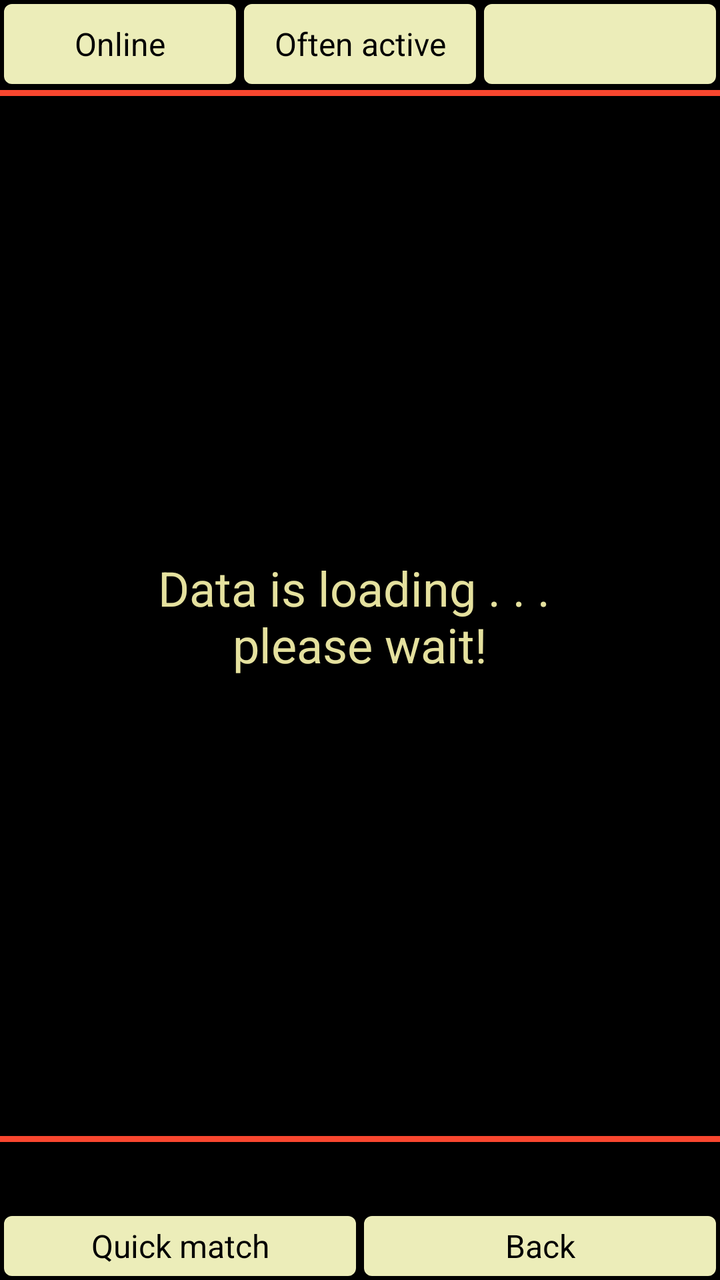
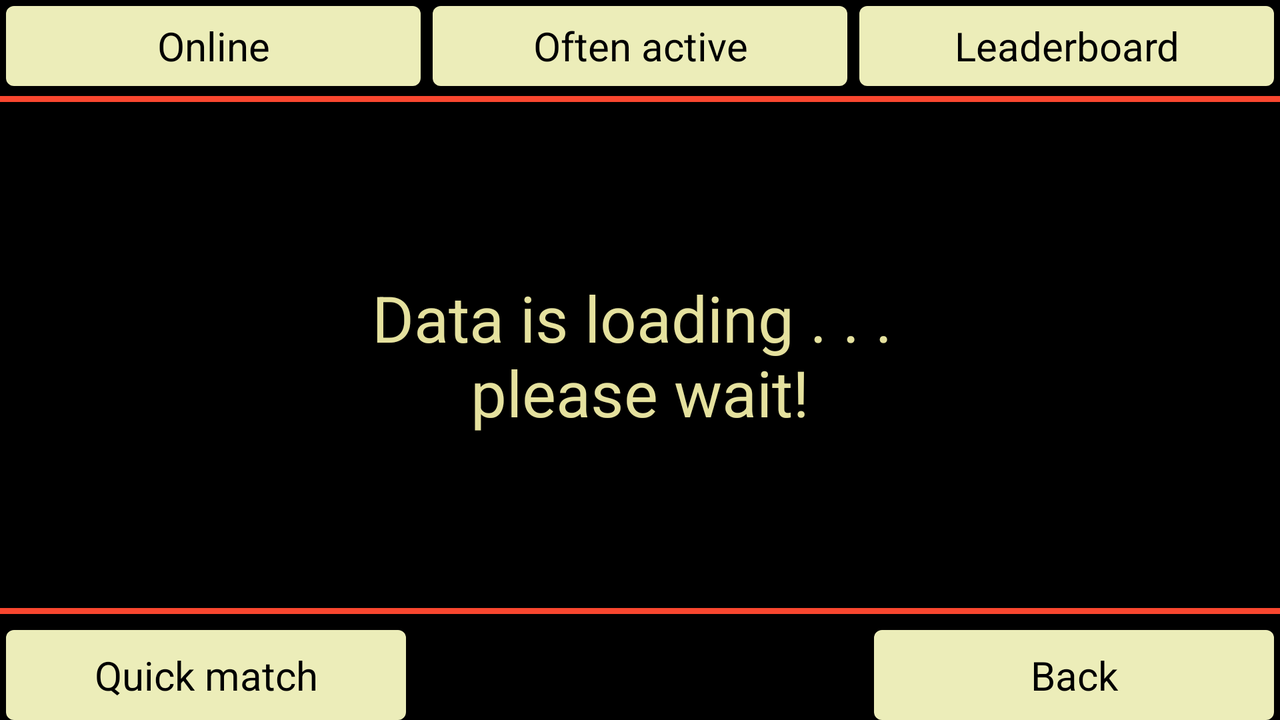

Compare how this app lays out the same screen by default and in its alternative resource folder. The renders come first, then the two layout files and the values they reference.
<!-- AndroidManifest.xml: fallback theme Theme.MaterialComponents.DayNight.NoActionBar -->
<!-- res/layout/dialogplayerquery.xml -->
<RelativeLayout  xmlns:android="http://schemas.android.com/apk/res/android"
    android:layout_width="match_parent"
    android:layout_height="wrap_content"
    android:background="@color/colorBlack">

    <LinearLayout
        android:id="@+id/playerActions"
        android:layout_width="fill_parent"
        android:layout_height="wrap_content"
        android:weightSum="3"
        android:orientation="horizontal" >
        <TextView
            android:id="@+id/playerOnline"
            style="@style/c4aTV4"
            android:layout_width="match_parent"
            android:layout_height="@dimen/tv_height"
            android:layout_weight="1"
            android:background="@drawable/rectangleyellow"
            android:maxLines="1"
            android:textSize="@dimen/text_size_16"
            android:text="@string/online" />
        <TextView
            android:id="@+id/playerOftenActive"
            style="@style/c4aTV4"
            android:layout_width="match_parent"
            android:layout_height="@dimen/tv_height"
            android:layout_weight="1"
            android:background="@drawable/rectangleyellow"
            android:maxLines="1"
            android:textSize="@dimen/text_size_16"
            android:text="@string/oftenActive" />
        <TextView
            android:id="@+id/playerLeaderboard"
            style="@style/c4aTV4"
            android:layout_width="match_parent"
            android:layout_height="@dimen/tv_height"
            android:layout_weight="1"
            android:background="@drawable/rectangleyellow"
            android:maxLines="2"
            android:textSize="@dimen/text_size_16" />
    </LinearLayout>

    <View
        android:id="@+id/sep0"
        android:layout_width="match_parent"
        android:layout_height="3dp"
        android:layout_below="@id/playerActions"
        android:layout_marginTop="@dimen/margin_1"
        android:layout_marginBottom="@dimen/margin_1"
        android:background="@color/colorHoldNewGame"/>

    <LinearLayout
        android:id="@+id/bottomActions"
        android:layout_width="fill_parent"
        android:layout_height="wrap_content"
        android:weightSum="2"
        android:layout_alignParentBottom="true"
        android:orientation="horizontal" >
        <TextView
            android:id="@+id/btnQuickMatch"
            style="@style/c4aTV4"
            android:layout_width="match_parent"
            android:layout_height="@dimen/view_horizontal_margin_30"
            android:background="@drawable/rectangleyellow"
            android:textSize="@dimen/text_size_16"
            android:layout_marginBottom="@dimen/view_vertical_margin"
            android:text="@string/quickMatch" />
        <TextView
            android:id="@+id/btnOk"
            style="@style/c4aTV4"
            android:layout_width="match_parent"
            android:layout_height="@dimen/view_horizontal_margin_30"
            android:background="@drawable/rectangleyellow"
            android:textSize="@dimen/text_size_16"
            android:layout_marginBottom="@dimen/view_vertical_margin"
            android:text="@string/back" />
    </LinearLayout>

    <TextView
        android:id="@+id/lbMes"
        style="@style/c4aTV4"
        android:layout_above="@id/bottomActions"
        android:layout_width="fill_parent"
        android:layout_height="@dimen/view_horizontal_margin_30"
        android:textSize="@dimen/text_size_16"
        android:layout_marginBottom="@dimen/view_vertical_margin"
        android:layout_marginLeft="0dp"
        android:layout_alignParentLeft="true"
        android:layout_alignParentStart="true"
        android:textColor="@color/colorHold"
        android:text="" />

    <View
        android:id="@+id/sep1"
        android:layout_width="match_parent"
        android:layout_height="3dp"
        android:layout_above="@id/lbMes"
        android:layout_marginTop="@dimen/margin_1"
        android:layout_marginBottom="@dimen/margin_1"
        android:background="@color/colorHoldNewGame"/>

    <ListView android:id="@+id/leaderboardListView"
        android:layout_below="@id/sep0"
        android:layout_above="@id/sep1"
        android:layout_marginTop="1dip"
        android:layout_marginBottom="0dip"
        android:layout_marginLeft="0dip"
        android:layout_marginRight="0dip"
        android:background="@color/lv_background"
        android:divider="@color/colorDiceB"
        android:dividerHeight="1sp"
        android:layout_width="fill_parent"
        android:layout_height="wrap_content" />
    <TextView
        android:id="@+id/leaderboardEmpty"
        style="@style/c4aTV4"
        android:text="@string/dataLoading"
        android:layout_below="@id/sep0"
        android:layout_above="@id/sep1"
        android:layout_width="match_parent"
        android:layout_height="match_parent"
        android:textColor="@color/text_yellow"
        android:textSize="@dimen/text_size"
        android:gravity="center" />

</RelativeLayout>
<!-- resources referenced by this layout -->
<resources>
  <color name="colorBlack">#000000</color>
  <color name="colorDiceB">#7ac68a</color>
  <color name="colorHold">#2FF943</color>
  <color name="colorHoldNewGame">#f9472f</color>
  <color name="lv_background">#000000</color>
  <color name="text_yellow">#e5e19e</color>
  <dimen name="margin_1">1dp</dimen>
  <dimen name="text_size">24sp</dimen>
  <dimen name="text_size_16">16sp</dimen>
  <dimen name="tv_height">40dp</dimen>
  <dimen name="view_horizontal_margin_30">30dp</dimen>
  <dimen name="view_vertical_margin">2dp</dimen>
  <!-- drawable rectangleyellow (drawable) -->
  <?xml version="1.0" encoding="utf-8"?>
  <shape xmlns:android="http://schemas.android.com/apk/res/android"
  android:shape="rectangle"
      android:layout_width="wrap_content"
      android:layout_height="wrap_content">
  	<solid android:color="@color/colorTextBackground"
          android:layout_width="wrap_content"
          android:layout_height="wrap_content" />
      <corners 	android:bottomRightRadius="4dp" android:bottomLeftRadius="4dp"
  				android:topLeftRadius="4dp" 	android:topRightRadius="4dp"
          android:layout_width="wrap_content"
          android:layout_height="wrap_content" />
  </shape>
  <string name="back">Back</string>
  <string name="dataLoading">Data is loading . . . \nplease wait!</string>
  <string name="oftenActive">Often active</string>
  <string name="online">Online</string>
  <string name="quickMatch">Quick match</string>
  <style name="c4aTV4" parent="@android:style/Widget.TextView">
          <item name="android:textSize">@dimen/text_size_20</item>
          <item name="android:textColor">#000000</item>
          <item name="android:layout_width">0dp</item>
          <item name="android:layout_height">@dimen/tv_height</item>
          <item name="android:layout_weight">1</item>
          <item name="android:gravity">center</item>
          <item name="android:layout_marginLeft">@dimen/view_horizontal_margin</item>
          <item name="android:layout_marginRight">@dimen/view_horizontal_margin</item>
          <item name="android:layout_marginTop">@dimen/view_horizontal_margin</item>
          <item name="android:layout_marginBottom">@dimen/view_horizontal_margin</item>
          <item name="android:paddingLeft">2dp</item>
          <item name="android:paddingRight">2dp</item>
      </style>
  <color name="colorTextBackground">#ecedb9</color>
  <dimen name="text_size_20">20sp</dimen>
  <dimen name="view_horizontal_margin">2dp</dimen>
</resources>
<!-- res/layout-land/dialogplayerquery.xml (the repository's variant of the layout above) -->
<!-- drawn on the phone turned sideways -->
<RelativeLayout  xmlns:android="http://schemas.android.com/apk/res/android"
    android:layout_width="match_parent"
    android:layout_height="wrap_content"
    android:background="@color/colorBlack">

    <LinearLayout
        android:id="@+id/playerActions"
        android:layout_width="fill_parent"
        android:layout_height="wrap_content"
        android:weightSum="3"
        android:orientation="horizontal" >
        <TextView
            android:id="@+id/playerOnline"
            style="@style/c4aTV4"
            android:layout_width="match_parent"
            android:layout_height="@dimen/tv_height"
            android:layout_weight="1"
            android:background="@drawable/rectangleyellow"
            android:maxLines="1"
            android:textSize="@dimen/text_size_16"
            android:text="@string/online" />
        <TextView
            android:id="@+id/playerOftenActive"
            style="@style/c4aTV4"
            android:layout_width="match_parent"
            android:layout_height="@dimen/tv_height"
            android:layout_weight="1"
            android:background="@drawable/rectangleyellow"
            android:maxLines="1"
            android:textSize="@dimen/text_size_16"
            android:text="@string/oftenActive" />
        <TextView
            android:id="@+id/playerLeaderboard"
            style="@style/c4aTV4"
            android:layout_width="match_parent"
            android:layout_height="@dimen/tv_height"
            android:layout_weight="1"
            android:background="@drawable/rectangleyellow"
            android:maxLines="2"
            android:textSize="@dimen/text_size_16"
            android:text="@string/leaderboard" />
    </LinearLayout>

    <View
        android:id="@+id/sep0"
        android:layout_width="match_parent"
        android:layout_height="3dp"
        android:layout_below="@id/playerActions"
        android:layout_marginTop="@dimen/margin_1"
        android:layout_marginBottom="@dimen/margin_1"
        android:background="@color/colorHoldNewGame"/>

    <TextView
        android:id="@+id/btnQuickMatch"
        style="@style/c4aTV4"
        android:layout_width="@dimen/view_width_150"
        android:layout_height="@dimen/view_horizontal_margin_30"
        android:background="@drawable/rectangleyellow"
        android:textSize="@dimen/text_size_16"
        android:layout_marginBottom="@dimen/view_vertical_margin"
        android:layout_alignParentLeft="true"
        android:layout_alignParentBottom="true"
        android:text="@string/quickMatch" />
    <TextView
        android:id="@+id/btnOk"
        style="@style/c4aTV4"
        android:layout_width="@dimen/view_width_150"
        android:layout_height="@dimen/view_horizontal_margin_30"
        android:background="@drawable/rectangleyellow"
        android:textSize="@dimen/text_size_16"
        android:layout_marginBottom="@dimen/view_vertical_margin"
        android:layout_alignParentRight="true"
        android:layout_alignParentBottom="true"
        android:text="@string/back" />
    <TextView
        android:id="@+id/lbMes"
        style="@style/c4aTV4"
        android:layout_above="@id/btnQuickMatch"
        android:layout_width="fill_parent"
        android:layout_height="@dimen/view_horizontal_margin_30"
        android:textSize="@dimen/text_size_16"
        android:layout_marginBottom="@dimen/view_vertical_margin"
        android:layout_marginLeft="0dp"
        android:layout_toRightOf="@id/btnQuickMatch"
        android:layout_toEndOf="@id/btnQuickMatch"
        android:layout_toLeftOf="@id/btnOk"
        android:layout_toStartOf="@id/btnOk"
        android:layout_alignParentBottom="true"
        android:textColor="@color/colorHold"
        android:text="" />

    <View
        android:id="@+id/sep1"
        android:layout_width="match_parent"
        android:layout_height="3dp"
        android:layout_above="@id/lbMes"
        android:layout_marginTop="@dimen/margin_1"
        android:layout_marginBottom="@dimen/margin_1"
        android:background="@color/colorHoldNewGame"/>

    <ListView android:id="@+id/leaderboardListView"
        android:layout_below="@id/sep0"
        android:layout_above="@id/sep1"
        android:layout_marginTop="1dip"
        android:layout_marginBottom="0dip"
        android:layout_marginLeft="0dip"
        android:layout_marginRight="0dip"
        android:background="@color/lv_background"
        android:divider="@color/colorDiceB"
        android:dividerHeight="1sp"
        android:layout_width="fill_parent"
        android:layout_height="wrap_content" />
    <TextView
        android:id="@+id/leaderboardEmpty"
        style="@style/c4aTV4"
        android:text="@string/dataLoading"
        android:layout_below="@id/sep0"
        android:layout_above="@id/sep1"
        android:layout_width="match_parent"
        android:layout_height="match_parent"
        android:textColor="@color/text_yellow"
        android:textSize="@dimen/text_size"
        android:gravity="center" />

</RelativeLayout>
<!-- resources referenced by the variant -->
<!-- as the phone turned sideways resolves them -->
<resources>
  <color name="colorBlack">#000000</color>
  <color name="colorDiceB">#7ac68a</color>
  <color name="colorHold">#2FF943</color>
  <color name="colorHoldNewGame">#f9472f</color>
  <color name="lv_background">#000000</color>
  <color name="text_yellow">#e5e19e</color>
  <!-- from res/values-w600dp/ -->
  <dimen name="margin_1">2dp</dimen>
  <!-- from res/values-w600dp/ -->
  <dimen name="text_size">32sp</dimen>
  <!-- from res/values-w600dp/ -->
  <dimen name="text_size_16">20sp</dimen>
  <!-- from res/values-w600dp/ -->
  <dimen name="tv_height">40dp</dimen>
  <!-- from res/values-w600dp/ -->
  <dimen name="view_horizontal_margin_30">45dp</dimen>
  <!-- from res/values-w600dp/ -->
  <dimen name="view_vertical_margin">3dp</dimen>
  <!-- from res/values-w600dp/ -->
  <dimen name="view_width_150">200dp</dimen>
  <!-- drawable rectangleyellow (drawable) -->
  <?xml version="1.0" encoding="utf-8"?>
  <shape xmlns:android="http://schemas.android.com/apk/res/android"
  android:shape="rectangle"
      android:layout_width="wrap_content"
      android:layout_height="wrap_content">
  	<solid android:color="@color/colorTextBackground"
          android:layout_width="wrap_content"
          android:layout_height="wrap_content" />
      <corners 	android:bottomRightRadius="4dp" android:bottomLeftRadius="4dp"
  				android:topLeftRadius="4dp" 	android:topRightRadius="4dp"
          android:layout_width="wrap_content"
          android:layout_height="wrap_content" />
  </shape>
  <string name="back">Back</string>
  <string name="dataLoading">Data is loading . . . \nplease wait!</string>
  <string name="leaderboard">Leaderboard</string>
  <string name="oftenActive">Often active</string>
  <string name="online">Online</string>
  <string name="quickMatch">Quick match</string>
  <style name="c4aTV4" parent="@android:style/Widget.TextView">
          <item name="android:textSize">@dimen/text_size_20</item>
          <item name="android:textColor">#000000</item>
          <item name="android:layout_width">0dp</item>
          <item name="android:layout_height">@dimen/tv_height</item>
          <item name="android:layout_weight">1</item>
          <item name="android:gravity">center</item>
          <item name="android:layout_marginLeft">@dimen/view_horizontal_margin</item>
          <item name="android:layout_marginRight">@dimen/view_horizontal_margin</item>
          <item name="android:layout_marginTop">@dimen/view_horizontal_margin</item>
          <item name="android:layout_marginBottom">@dimen/view_horizontal_margin</item>
          <item name="android:paddingLeft">2dp</item>
          <item name="android:paddingRight">2dp</item>
      </style>
  <color name="colorTextBackground">#ecedb9</color>
  <!-- from res/values-w600dp/ -->
  <dimen name="text_size_20">26sp</dimen>
  <!-- from res/values-w600dp/ -->
  <dimen name="view_horizontal_margin">3dp</dimen>
</resources>
